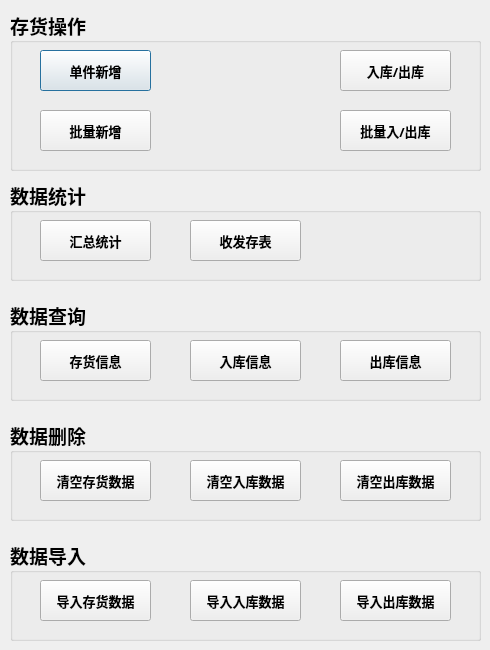
<?xml version="1.0" encoding="UTF-8"?>
<ui version="4.0">
 <class>home</class>
 <widget class="QDialog" name="home">
  <property name="geometry">
   <rect>
    <x>0</x>
    <y>0</y>
    <width>490</width>
    <height>650</height>
   </rect>
  </property>
  <property name="windowTitle">
   <string>库房存货管理系统V2.6</string>
  </property>
  <widget class="QGroupBox" name="groupBox">
   <property name="geometry">
    <rect>
     <x>10</x>
     <y>10</y>
     <width>471</width>
     <height>161</height>
    </rect>
   </property>
   <property name="font">
    <font>
     <family>微软雅黑</family>
     <pointsize>14</pointsize>
     <weight>75</weight>
     <bold>true</bold>
    </font>
   </property>
   <property name="title">
    <string>存货操作</string>
   </property>
   <widget class="QPushButton" name="new_material_pushButton">
    <property name="geometry">
     <rect>
      <x>30</x>
      <y>40</y>
      <width>111</width>
      <height>41</height>
     </rect>
    </property>
    <property name="palette">
     <palette>
      <active>
       <colorrole role="WindowText">
        <brush brushstyle="SolidPattern">
         <color alpha="255">
          <red>0</red>
          <green>170</green>
          <blue>0</blue>
         </color>
        </brush>
       </colorrole>
      </active>
      <inactive>
       <colorrole role="WindowText">
        <brush brushstyle="SolidPattern">
         <color alpha="255">
          <red>0</red>
          <green>170</green>
          <blue>0</blue>
         </color>
        </brush>
       </colorrole>
      </inactive>
      <disabled>
       <colorrole role="WindowText">
        <brush brushstyle="SolidPattern">
         <color alpha="255">
          <red>120</red>
          <green>120</green>
          <blue>120</blue>
         </color>
        </brush>
       </colorrole>
      </disabled>
     </palette>
    </property>
    <property name="font">
     <font>
      <family>微软雅黑</family>
      <pointsize>10</pointsize>
      <weight>75</weight>
      <bold>true</bold>
     </font>
    </property>
    <property name="text">
     <string>单件新增</string>
    </property>
   </widget>
   <widget class="QPushButton" name="in_material_pushButton">
    <property name="geometry">
     <rect>
      <x>330</x>
      <y>40</y>
      <width>111</width>
      <height>41</height>
     </rect>
    </property>
    <property name="font">
     <font>
      <family>微软雅黑</family>
      <pointsize>10</pointsize>
      <weight>75</weight>
      <bold>true</bold>
     </font>
    </property>
    <property name="text">
     <string>入库/出库</string>
    </property>
   </widget>
   <widget class="QPushButton" name="lots_pushButton">
    <property name="geometry">
     <rect>
      <x>330</x>
      <y>100</y>
      <width>111</width>
      <height>41</height>
     </rect>
    </property>
    <property name="font">
     <font>
      <family>微软雅黑</family>
      <pointsize>10</pointsize>
      <weight>75</weight>
      <bold>true</bold>
     </font>
    </property>
    <property name="text">
     <string>批量入/出库</string>
    </property>
   </widget>
   <widget class="QPushButton" name="lots_new_material_pushButton">
    <property name="geometry">
     <rect>
      <x>30</x>
      <y>100</y>
      <width>111</width>
      <height>41</height>
     </rect>
    </property>
    <property name="palette">
     <palette>
      <active>
       <colorrole role="WindowText">
        <brush brushstyle="SolidPattern">
         <color alpha="255">
          <red>0</red>
          <green>170</green>
          <blue>0</blue>
         </color>
        </brush>
       </colorrole>
      </active>
      <inactive>
       <colorrole role="WindowText">
        <brush brushstyle="SolidPattern">
         <color alpha="255">
          <red>0</red>
          <green>170</green>
          <blue>0</blue>
         </color>
        </brush>
       </colorrole>
      </inactive>
      <disabled>
       <colorrole role="WindowText">
        <brush brushstyle="SolidPattern">
         <color alpha="255">
          <red>120</red>
          <green>120</green>
          <blue>120</blue>
         </color>
        </brush>
       </colorrole>
      </disabled>
     </palette>
    </property>
    <property name="font">
     <font>
      <family>微软雅黑</family>
      <pointsize>10</pointsize>
      <weight>75</weight>
      <bold>true</bold>
     </font>
    </property>
    <property name="text">
     <string>批量新增</string>
    </property>
   </widget>
  </widget>
  <widget class="QGroupBox" name="groupBox_2">
   <property name="geometry">
    <rect>
     <x>10</x>
     <y>300</y>
     <width>471</width>
     <height>101</height>
    </rect>
   </property>
   <property name="font">
    <font>
     <family>微软雅黑</family>
     <pointsize>14</pointsize>
     <weight>75</weight>
     <bold>true</bold>
    </font>
   </property>
   <property name="title">
    <string>数据查询</string>
   </property>
   <widget class="QPushButton" name="material_info_btn">
    <property name="geometry">
     <rect>
      <x>30</x>
      <y>40</y>
      <width>111</width>
      <height>41</height>
     </rect>
    </property>
    <property name="font">
     <font>
      <family>微软雅黑</family>
      <pointsize>10</pointsize>
      <weight>75</weight>
      <bold>true</bold>
     </font>
    </property>
    <property name="text">
     <string>存货信息</string>
    </property>
   </widget>
   <widget class="QPushButton" name="in_info_btn">
    <property name="geometry">
     <rect>
      <x>180</x>
      <y>40</y>
      <width>111</width>
      <height>41</height>
     </rect>
    </property>
    <property name="palette">
     <palette>
      <active>
       <colorrole role="WindowText">
        <brush brushstyle="SolidPattern">
         <color alpha="255">
          <red>0</red>
          <green>170</green>
          <blue>0</blue>
         </color>
        </brush>
       </colorrole>
      </active>
      <inactive>
       <colorrole role="WindowText">
        <brush brushstyle="SolidPattern">
         <color alpha="255">
          <red>0</red>
          <green>170</green>
          <blue>0</blue>
         </color>
        </brush>
       </colorrole>
      </inactive>
      <disabled>
       <colorrole role="WindowText">
        <brush brushstyle="SolidPattern">
         <color alpha="255">
          <red>120</red>
          <green>120</green>
          <blue>120</blue>
         </color>
        </brush>
       </colorrole>
      </disabled>
     </palette>
    </property>
    <property name="font">
     <font>
      <family>微软雅黑</family>
      <pointsize>10</pointsize>
      <weight>75</weight>
      <bold>true</bold>
     </font>
    </property>
    <property name="text">
     <string>入库信息</string>
    </property>
   </widget>
   <widget class="QPushButton" name="out_info_btn">
    <property name="geometry">
     <rect>
      <x>330</x>
      <y>40</y>
      <width>111</width>
      <height>41</height>
     </rect>
    </property>
    <property name="font">
     <font>
      <family>微软雅黑</family>
      <pointsize>10</pointsize>
      <weight>75</weight>
      <bold>true</bold>
     </font>
    </property>
    <property name="text">
     <string>出库信息</string>
    </property>
   </widget>
  </widget>
  <widget class="QGroupBox" name="groupBox_3">
   <property name="geometry">
    <rect>
     <x>10</x>
     <y>420</y>
     <width>471</width>
     <height>101</height>
    </rect>
   </property>
   <property name="font">
    <font>
     <family>微软雅黑</family>
     <pointsize>14</pointsize>
     <weight>75</weight>
     <bold>true</bold>
    </font>
   </property>
   <property name="title">
    <string>数据删除</string>
   </property>
   <widget class="QPushButton" name="clear_material_btn">
    <property name="geometry">
     <rect>
      <x>30</x>
      <y>40</y>
      <width>111</width>
      <height>41</height>
     </rect>
    </property>
    <property name="font">
     <font>
      <family>微软雅黑</family>
      <pointsize>10</pointsize>
      <weight>75</weight>
      <bold>true</bold>
     </font>
    </property>
    <property name="text">
     <string>清空存货数据</string>
    </property>
   </widget>
   <widget class="QPushButton" name="clear_in_info_btn">
    <property name="geometry">
     <rect>
      <x>180</x>
      <y>40</y>
      <width>111</width>
      <height>41</height>
     </rect>
    </property>
    <property name="font">
     <font>
      <family>微软雅黑</family>
      <pointsize>10</pointsize>
      <weight>75</weight>
      <bold>true</bold>
     </font>
    </property>
    <property name="text">
     <string>清空入库数据</string>
    </property>
   </widget>
   <widget class="QPushButton" name="clear_out_info_btn">
    <property name="geometry">
     <rect>
      <x>330</x>
      <y>40</y>
      <width>111</width>
      <height>41</height>
     </rect>
    </property>
    <property name="font">
     <font>
      <family>微软雅黑</family>
      <pointsize>10</pointsize>
      <weight>75</weight>
      <bold>true</bold>
     </font>
    </property>
    <property name="text">
     <string>清空出库数据</string>
    </property>
   </widget>
  </widget>
  <widget class="QGroupBox" name="groupBox_4">
   <property name="geometry">
    <rect>
     <x>10</x>
     <y>540</y>
     <width>471</width>
     <height>101</height>
    </rect>
   </property>
   <property name="font">
    <font>
     <family>微软雅黑</family>
     <pointsize>14</pointsize>
     <weight>75</weight>
     <bold>true</bold>
    </font>
   </property>
   <property name="title">
    <string>数据导入</string>
   </property>
   <widget class="QPushButton" name="import_material_btn">
    <property name="geometry">
     <rect>
      <x>30</x>
      <y>40</y>
      <width>111</width>
      <height>41</height>
     </rect>
    </property>
    <property name="font">
     <font>
      <family>微软雅黑</family>
      <pointsize>10</pointsize>
      <weight>75</weight>
      <bold>true</bold>
     </font>
    </property>
    <property name="text">
     <string>导入存货数据</string>
    </property>
   </widget>
   <widget class="QPushButton" name="import_in_info_btn">
    <property name="geometry">
     <rect>
      <x>180</x>
      <y>40</y>
      <width>111</width>
      <height>41</height>
     </rect>
    </property>
    <property name="font">
     <font>
      <family>微软雅黑</family>
      <pointsize>10</pointsize>
      <weight>75</weight>
      <bold>true</bold>
     </font>
    </property>
    <property name="text">
     <string>导入入库数据</string>
    </property>
   </widget>
   <widget class="QPushButton" name="import_out_info_btn">
    <property name="geometry">
     <rect>
      <x>330</x>
      <y>40</y>
      <width>111</width>
      <height>41</height>
     </rect>
    </property>
    <property name="font">
     <font>
      <family>微软雅黑</family>
      <pointsize>10</pointsize>
      <weight>75</weight>
      <bold>true</bold>
     </font>
    </property>
    <property name="text">
     <string>导入出库数据</string>
    </property>
   </widget>
  </widget>
  <widget class="QGroupBox" name="groupBox_5">
   <property name="geometry">
    <rect>
     <x>10</x>
     <y>180</y>
     <width>471</width>
     <height>101</height>
    </rect>
   </property>
   <property name="font">
    <font>
     <family>微软雅黑</family>
     <pointsize>14</pointsize>
     <weight>75</weight>
     <bold>true</bold>
    </font>
   </property>
   <property name="title">
    <string>数据统计</string>
   </property>
   <widget class="QPushButton" name="total_data_btn">
    <property name="geometry">
     <rect>
      <x>30</x>
      <y>40</y>
      <width>111</width>
      <height>41</height>
     </rect>
    </property>
    <property name="font">
     <font>
      <family>微软雅黑</family>
      <pointsize>10</pointsize>
      <weight>75</weight>
      <bold>true</bold>
     </font>
    </property>
    <property name="text">
     <string>汇总统计</string>
    </property>
   </widget>
   <widget class="QPushButton" name="shoufacun_btn">
    <property name="geometry">
     <rect>
      <x>180</x>
      <y>40</y>
      <width>111</width>
      <height>41</height>
     </rect>
    </property>
    <property name="palette">
     <palette>
      <active>
       <colorrole role="WindowText">
        <brush brushstyle="SolidPattern">
         <color alpha="255">
          <red>0</red>
          <green>170</green>
          <blue>0</blue>
         </color>
        </brush>
       </colorrole>
      </active>
      <inactive>
       <colorrole role="WindowText">
        <brush brushstyle="SolidPattern">
         <color alpha="255">
          <red>0</red>
          <green>170</green>
          <blue>0</blue>
         </color>
        </brush>
       </colorrole>
      </inactive>
      <disabled>
       <colorrole role="WindowText">
        <brush brushstyle="SolidPattern">
         <color alpha="255">
          <red>120</red>
          <green>120</green>
          <blue>120</blue>
         </color>
        </brush>
       </colorrole>
      </disabled>
     </palette>
    </property>
    <property name="font">
     <font>
      <family>微软雅黑</family>
      <pointsize>10</pointsize>
      <weight>75</weight>
      <bold>true</bold>
     </font>
    </property>
    <property name="text">
     <string>收发存表</string>
    </property>
   </widget>
  </widget>
 </widget>
 <resources/>
 <connections/>
</ui>
